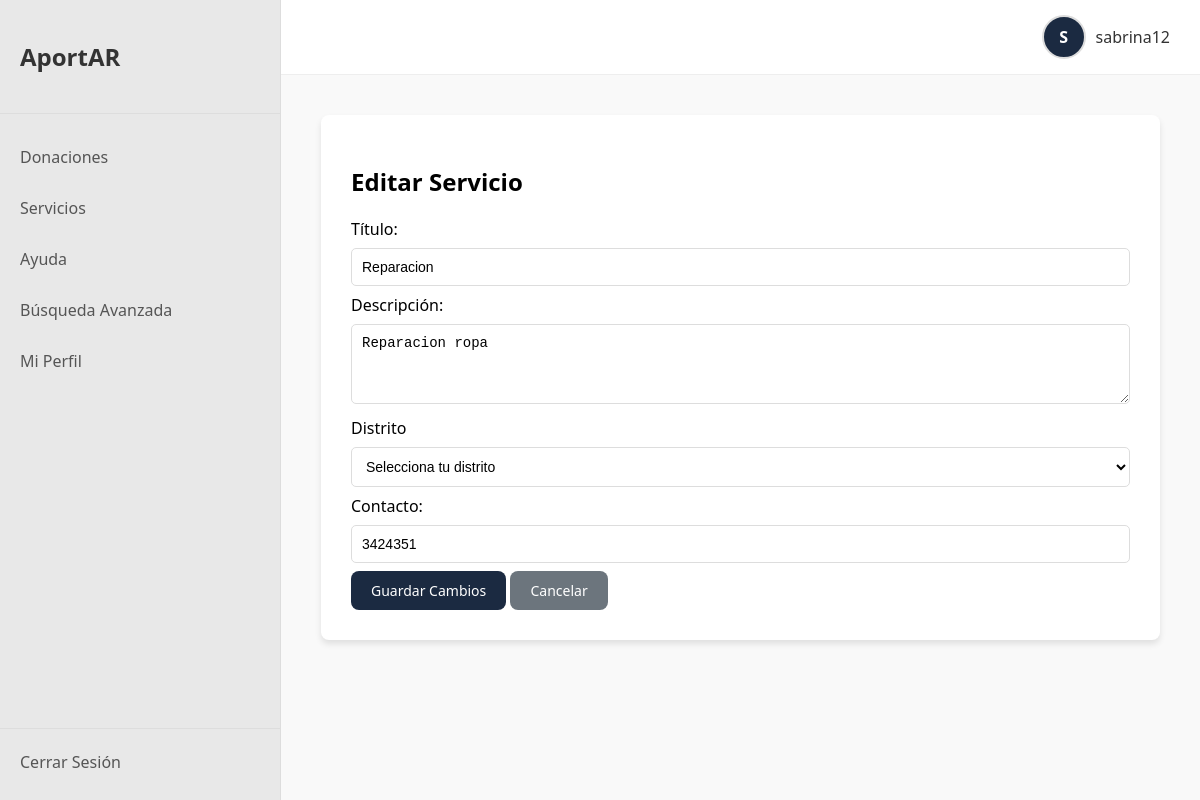
The page /servicios/editar/1 (signed in) on the database its author committed.
### models/user.py (models this page shows, shortened)
class Servicio(db.Model):
    __tablename__ = 'servicios'
    id = db.Column(db.Integer, primary_key=True)
    titulo = db.Column(db.String(200), nullable=False)
    descripcion = db.Column(db.Text, nullable=False)
    ubicacion = db.Column(db.String(200), nullable=False)
    contacto = db.Column(db.String(200), nullable=False)
    imagen = db.Column(db.String(200), nullable=True)
    fecha_creacion = db.Column(db.DateTime, default=datetime.utcnow)
    user_id = db.Column(db.Integer, db.ForeignKey('users.id'), nullable=False)

### app.py (the view, shortened to what this page needs)
@app.route("/servicios/editar/<int:id>", methods=["GET", "POST"])
def editar_servicio(id):
    if 'user_id' not in session:
        return redirect(url_for('login'))
    servicio = Servicio.query.get_or_404(id)
    if servicio.user_id != session['user_id']:
        flash("No tienes permiso para editar este servicio.", "danger")
        return redirect(url_for('ver_servicios'))
    return render_template('editar_servicio.html', servicio=servicio)

### templates/editar_servicio.html (shortened to what this page needs)
{% extends "base.html" %}
{% block content %}
<div class="form-container">
    <h2>Editar Servicio</h2>
    <form action="{{ url_for('editar_servicio', id=servicio.id) }}" method="POST">
        <label for="titulo">Título:</label>
        <input type="text" id="titulo" name="titulo" value="{{ servicio.titulo }}" required>
        <label for="descripcion">Descripción:</label>
        <textarea id="descripcion" name="descripcion" required>{{ servicio.descripcion }}</textarea>
        <label for="ubicacion" class="form-label">Distrito</label>
        <select class="form-select" id="ubicacion" name="ubicacion" required>
            <option value="" disabled selected>Selecciona tu distrito</option>
        </select>
        <label for="contacto">Contacto:</label>
        <input type="number" id="contacto" name="contacto" value="{{ servicio.contacto }}" required>
        <button type="submit" class="btn-primary">Guardar Cambios</button>
        <a href="{{ url_for('ver_servicios') }}" class="btn-secondary">Cancelar</a>
    </form>
</div>
{% endblock %}

### static/style.css (style rules this page uses)
body { margin: 0; font-family: "Segoe UI", Tahoma, Geneva, Verdana, sans-serif; background-color: #f8f9fa; }
input, textarea, select { width: 100%; padding: 10px; margin: 8px 0; border: 1px solid #ddd; border-radius: 5px; font-size: 14px; background-color: #fff; box-sizing: border-box; }
textarea { resize: vertical; min-height: 80px; }
.btn, .btn-primary, .btn-secondary, .btn-edit, .btn-delete, .btn-add { all: unset; padding: 10px 20px; border: none; border-radius: 8px; cursor: pointer; font-size: 14px; text-align: center; text-decoration: none; display: inline-block; transition: background-color 0.2s; color: white; font-weight: 400; }
.btn-primary { background-color: #1b2a41; }
.btn-secondary { background-color: #6c757d; }
.form-container, .content-list-container { background: #fff; padding: 30px; border-radius: 8px; box-shadow: 0 4px 6px rgba(0, 0, 0, 0.1); }

### rows shown on the page
Servicio: titulo "Reparacion", descripcion "Reparacion ropa", contacto "3424351"

### other values the page prints
{{ session.username[0].upper() if session.username else 'U' }} "S"
{{ session.username if session.username else 'Usuario' }} "sabrina12"
